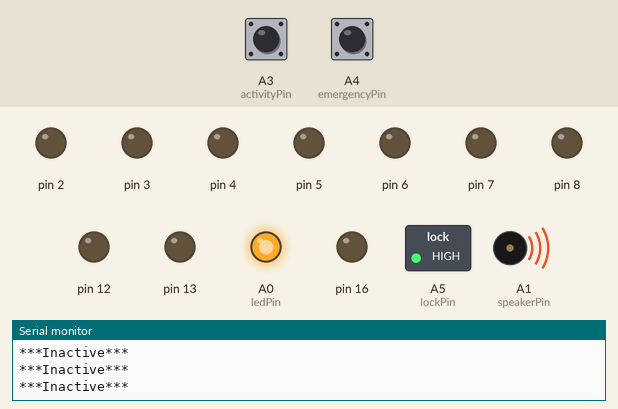
Simulated run of this sketch. Board: Arduino Uno, built for the host (arithmetic inside an expression is 32-bit, double 64-bit). Shown: switched loads named in the sketch (green lamp = pin HIGH), output pins drawn as LEDs (lit = HIGH), buzzer (waves = sounding), the last lines printed to the serial monitor. The inputs (shaded band) are chosen by the test bench; at power-on: A3 (activityPin) HIGH, A4 (emergencyPin) HIGH.

Above: at 0.56 s.
At 1.19 s:
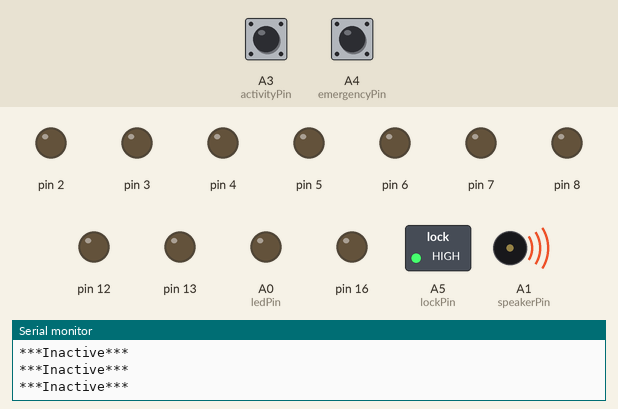
At 1.94 s:
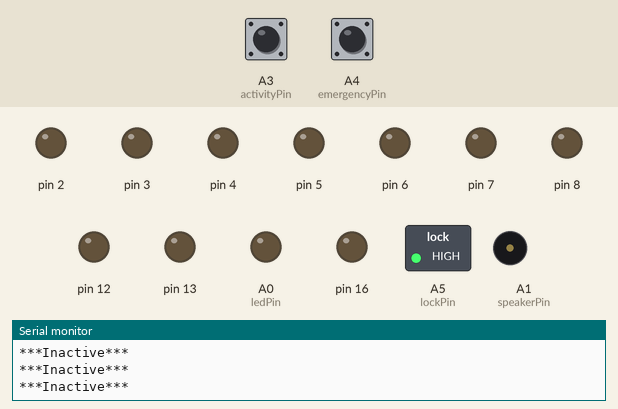
At 3.31 s:
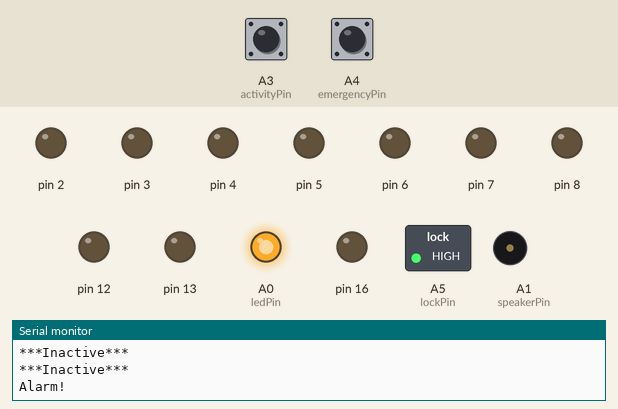
Timing chart, 0 to 3.6 s (numbered marks = the images above):
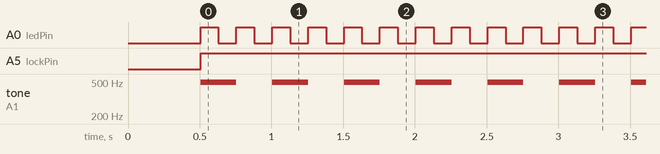

The sketch:

Sensor_3D.ino
```cpp
  #include "pitches.h"
#define resolution 8
#define mains 50 // 60: north america, japan; 50: most other places

#define refresh 2*1000000/mains

typedef long long ll;

int lockPin=A5,emergencyPin=A4,activityPin=A3,speakerPin=A1,ledPin=A0;
int pins[3]={9, 10, 11};

int melody[]={NOTE_B4, 0, NOTE_B4, 0, NOTE_B4, 0, NOTE_B4, 0};
int noteDurations[]={4, 4, 4, 4, 4, 4, 4, 4};

bool hAlarm;

struct Coordinate
{
  long x,y,z;
  ll sumX,sumY,sumZ,counts;
  void Initialize()
  {
    sumX=sumY=sumZ=counts=0;
    return ;
  }
  void TakeValues(long xx,long yy,long zz)
  {
    sumX+=xx;sumY+=yy;sumZ+=zz;
    counts++;
    x=sumX/counts;y=sumY/counts;z=sumZ/counts;
    return ;
  }
}positions;

void setup()
{
  Serial.begin(115200);

  // unused pins are fairly insignificant,
  // but pulled low to reduce unknown variables
  for (int i = 2; i < 20; i++)
  {
    pinMode(i,OUTPUT);
    digitalWrite(i,LOW);
  }

  for (int i = 0; i < 3; i++) pinMode(pins[i],INPUT);

  pinMode(activityPin,INPUT);
  pinMode(emergencyPin,INPUT);

  startTimer();

  hAlarm=false;

  positions.Initialize();

  delay(500);
}

void Alarm(int pin,int notes)
{
  // iterate over the notes of the melody:
  for (int thisNote = 0; thisNote < notes; thisNote++)
  {
    // to calculate the note duration, take one second
    // divided by the note type.
    //e.g. quarter note = 1000 / 4, eighth note = 1000/8, etc.
    int noteDuration = 1000 / noteDurations[thisNote];
    digitalWrite(ledPin,HIGH);
    tone(pin, melody[thisNote], noteDuration);

    // to distinguish the notes, set a minimum time between them.
    int pauseBetweenNotes = noteDuration;
    delay(pauseBetweenNotes/2);
    digitalWrite(ledPin,LOW);
    delay(pauseBetweenNotes/2);
  }
  return ;
}

bool InRange(long a,long b,long c)
{
  return a<=b&&b<=c;
}

void RunAlarm()
{
  Alarm(speakerPin,8);
  return ;
}

void GettingPosition()
{
  long x=time(pins[0],B00000010);//Serial.print("");Serial.print(x);
  long y=time(pins[1],B00000100);//Serial.print(" ");Serial.print(y);
  long z=time(pins[2],B00001000);//Serial.print(" ");Serial.println(z);
  positions.TakeValues(x,y,z);
  return ;
}

void SetLockSignal()
{
  hAlarm=true;
  digitalWrite(lockPin,HIGH);
  return ;
}

int ePinState=0,ePinCount=0,nchecks=10;

void CheckEmergencyPin()
{
  ePinState+=digitalRead(emergencyPin);
  ePinCount++;
  return ;
}

bool IsEmergency()
{
  bool state=ePinState==ePinCount&&ePinCount>=nchecks-1;
  if(ePinCount==nchecks)
  {
    ePinState=ePinCount=0;
  }
  return state;
}

bool IsActive()
{
  return digitalRead(activityPin)==LOW;
}

void loop()
{
  Up:
  if(hAlarm)
  {
    RunAlarm();
    Serial.println("Alarm!");
  }
  else
  {
    CheckEmergencyPin();
    if(IsEmergency())
    {
      SetLockSignal();
      goto Up;
    }
    if(IsActive())
    {
      GettingPosition();
      if(positions.counts==5)
      {
        Serial.print("");Serial.print(positions.x);
        Serial.print(" ");Serial.print(positions.y);
        Serial.print(" ");Serial.println(positions.z);
        if(InRange(5600,positions.x,5800)&&InRange(6550,positions.y,6650)&&InRange(6850,positions.z,100000)) SetLockSignal();
        positions.Initialize();
      }
    }
    else Serial.println("***Inactive***");
  }
}

long time(int pin, byte mask)
{
  unsigned long count = 0, total = 0;
  startTimer();
  while (checkTimer() < refresh)
  {
    // pinMode is about 6 times slower than assigning
    // DDRB directly, but that pause is important
    pinMode(pin, OUTPUT);
    PORTB = 0;
    pinMode(pin, INPUT);
    while((PINB & mask) == 0)
    {
      count++;
    }
    total++;
  }
  //Serial.println();Serial.print("count = ");Serial.print(count);
  //Serial.print(", total = ");Serial.println(total);
  return (count << resolution)/total;
}

extern volatile unsigned long timer0_overflow_count;

void startTimer()
{
  timer0_overflow_count = 0;
  TCNT0 = 0;
}

unsigned long checkTimer()
{
  return ((timer0_overflow_count << 8) + TCNT0) << 2;
}
```

pitches.h
```cpp
#define NOTE_B0  31
#define NOTE_C1  33
#define NOTE_CS1 35
#define NOTE_D1  37
#define NOTE_DS1 39
#define NOTE_E1  41
#define NOTE_F1  44
#define NOTE_FS1 46
#define NOTE_G1  49
#define NOTE_GS1 52
#define NOTE_A1  55
#define NOTE_AS1 58
#define NOTE_B1  62
#define NOTE_C2  65
#define NOTE_CS2 69
#define NOTE_D2  73
#define NOTE_DS2 78
#define NOTE_E2  82
#define NOTE_F2  87
#define NOTE_FS2 93
#define NOTE_G2  98
#define NOTE_GS2 104
#define NOTE_A2  110
#define NOTE_AS2 117
#define NOTE_B2  123
#define NOTE_C3  131
#define NOTE_CS3 139
#define NOTE_D3  147
#define NOTE_DS3 156
#define NOTE_E3  165
#define NOTE_F3  175
#define NOTE_FS3 185
#define NOTE_G3  196
#define NOTE_GS3 208
#define NOTE_A3  220
#define NOTE_AS3 233
#define NOTE_B3  247
#define NOTE_C4  262
#define NOTE_CS4 277
#define NOTE_D4  294
#define NOTE_DS4 311
#define NOTE_E4  330
#define NOTE_F4  349
#define NOTE_FS4 370
#define NOTE_G4  392
#define NOTE_GS4 415
#define NOTE_A4  440
#define NOTE_AS4 466
#define NOTE_B4  494
#define NOTE_C5  523
#define NOTE_CS5 554
#define NOTE_D5  587
#define NOTE_DS5 622
#define NOTE_E5  659
#define NOTE_F5  698
#define NOTE_FS5 740
#define NOTE_G5  784
#define NOTE_GS5 831
#define NOTE_A5  880
#define NOTE_AS5 932
#define NOTE_B5  988
#define NOTE_C6  1047
#define NOTE_CS6 1109
#define NOTE_D6  1175
#define NOTE_DS6 1245
#define NOTE_E6  1319
#define NOTE_F6  1397
#define NOTE_FS6 1480
#define NOTE_G6  1568
#define NOTE_GS6 1661
#define NOTE_A6  1760
#define NOTE_AS6 1865
#define NOTE_B6  1976
#define NOTE_C7  2093
#define NOTE_CS7 2217
#define NOTE_D7  2349
#define NOTE_DS7 2489
#define NOTE_E7  2637
#define NOTE_F7  2794
#define NOTE_FS7 2960
#define NOTE_G7  3136
#define NOTE_GS7 3322
#define NOTE_A7  3520
#define NOTE_AS7 3729
#define NOTE_B7  3951
#define NOTE_C8  4186
#define NOTE_CS8 4435
#define NOTE_D8  4699
#define NOTE_DS8 4978
```

Measured:
- by itself, A0 (ledPin): alternates HIGH for 0.13 s and LOW for 0.13 s
- by itself, A5 (lockPin): LOW → HIGH at 0.51 s
- by itself, tone on A1 (speakerPin): alternates 494 Hz for 0.25 s and silent for 0.25 s
